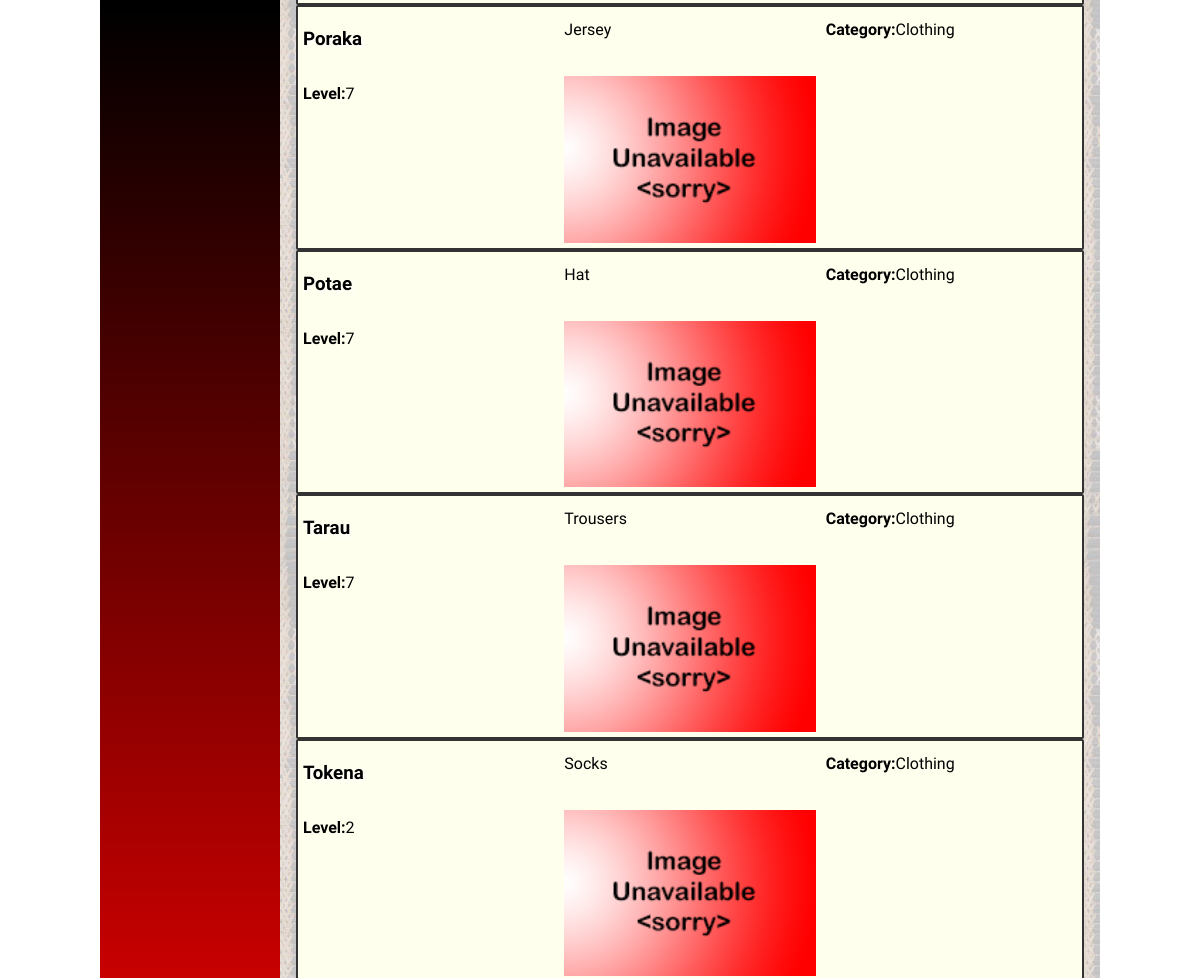
Page /categorypage?category=2 (middle part) on the earlier database version.
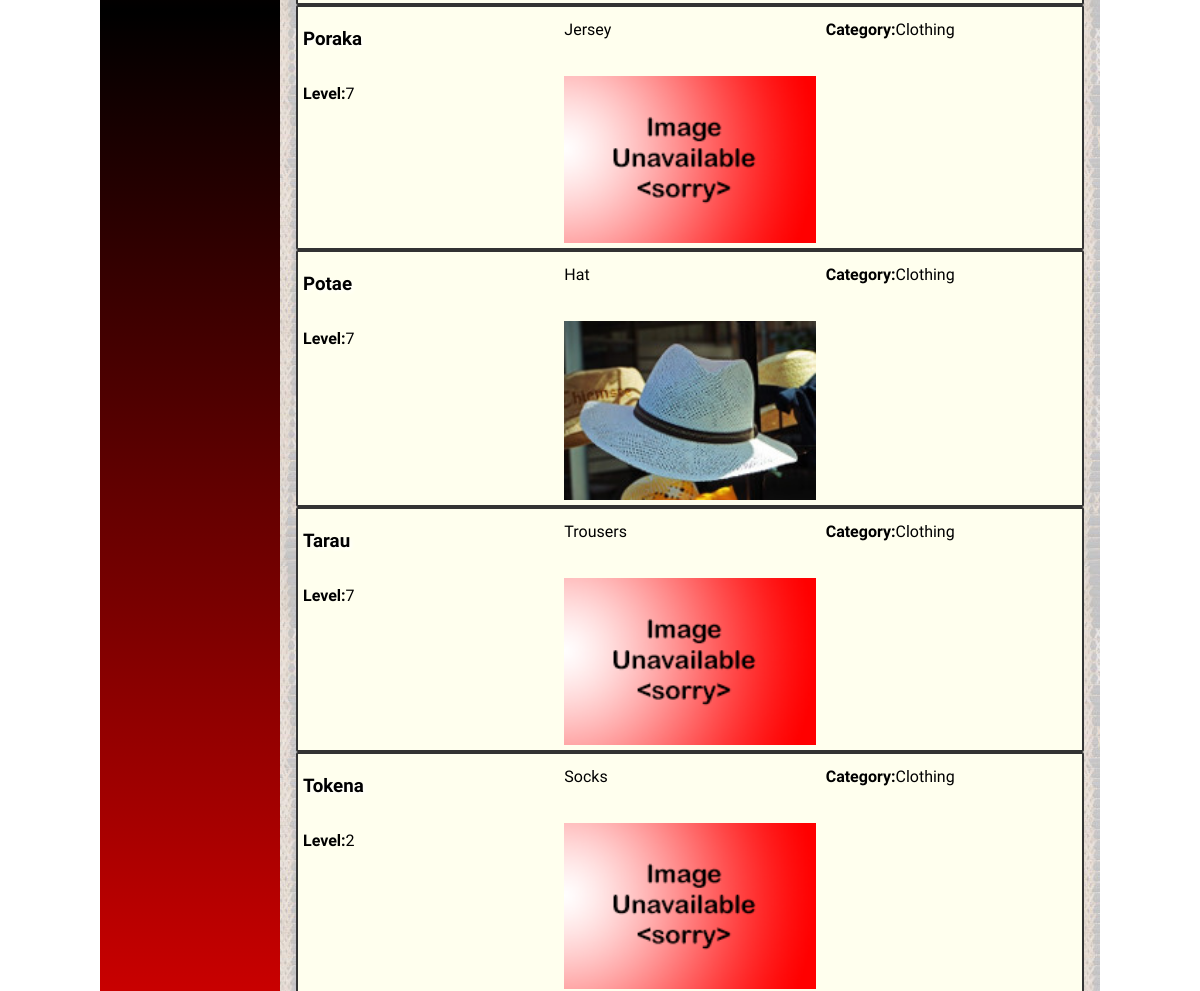
Same page on the later database version.
### tables this page shows
CREATE TABLE "dictionary_values"
(
	id INTEGER
		constraint dictionary_values_pk
			primary key autoincrement,
	maori varchar(60),
	english varchar(100),
	category INTEGER,
	definition varchar(500),
	level INTEGER,
	picture varchar(15),
	userid INTEGER,
	date_modified char(8)
);

### app.py (the view)
@app.route('/categorypage') # Cateogory Page
def render_categorypage():
    categoryid = request.args.get("category") #Gets the categroy from the URL argument in the link.
    con = create_connection("maori_dictionary.db") # Gets all the words in that category and puts them into "words".
    query = "SELECT id, maori, english, category, definition, level, picture FROM dictionary_values WHERE category=?"
    cur = con.cursor()
    cur.execute(query, (categoryid,))
    words = cur.fetchall()
    print(words)
    con.close()
    con = create_connection("maori_dictionary.db") # Gets category data for this category and sends it to the HTML.
    query = "SELECT categoryid, category  FROM category WHERE categoryid=?"
    cur = con.cursor()
    cur.execute(query, (categoryid,))
    categoryname = cur.fetchall()[0]
    con.close()
    return return_page('categorypage.html', words=words, category=categoryname, logged_in=is_logged_in()) # Renders the category page and sends info to HTML.

### app.py (called while the page is built)
def create_connection(db_file): # This function is used to make a connection with the database.
    try:                        #It is used when ever I do a query.
        connection = sqlite3.connect(db_file)
        return connection
    except Error as e:
        print(e)

def return_page(page, **extras): # This function does the rendering of the webpages. It allows me to pass through all of the cateogory information to all the pages.
    con = create_connection("maori_dictionary.db") # Makes connection and executes query to get category information.
    query = "SELECT categoryid, category  FROM category"
    cur = con.cursor()
    cur.execute(query)
    categorylist = dict(cur.fetchall())
    print(categorylist)
    con.close
    return render_template(page, categories=categorylist, **extras) # Renders all the webpages and sends category information.

def is_logged_in(): # Checks if and user is logged in.
    if session.get("email") is None:
        print("not logged in")
        return False
    else:
        print("logged in")
        return True

### templates/categorypage.html (shortened to what this page needs)
{% extends 'base.html' %}
{% block main %}
    {% if words|length == 0 %}
        <p>
            There is no words in this category. Please add some using the addword button on the home page.
        </p>
    {% else %}
        {% for word in words %}
             <div class="word-box" onclick="window.location = '/wordpage?word={{ word[0] }}&category={{ categoryname }}'">
                <h3>{{ word[1]|title }}</h3>
                <p>{{ word[2]|title }}</p>
                <p><strong>Category:</strong>{{ category[1]|title }}</p>
                <p><strong>Level:</strong>{{ word[5] }}</p>
                <img src="static/images/{{ word[6] }}.png">
            </div>
        {% endfor %}
    {% endif %}
{% endblock %}

Differences in the rows shown:
changed dictionary_values "Potae": picture: a different picture
